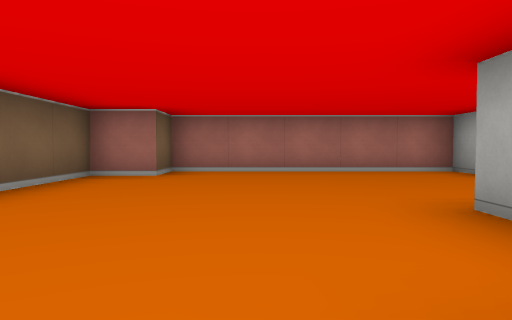
View 1 (above)

23 first-person views from a walk through a cub3D ray-caster map. The camera is about half as high as the walls, tilts 2° down and sees 70° across. The floor is counted in squares. Each view is taken from the middle of a square. On the plan, view 1 faces up. The plan holds only what a view shows up to about 9 squares ahead; the rest is blank.

View 2
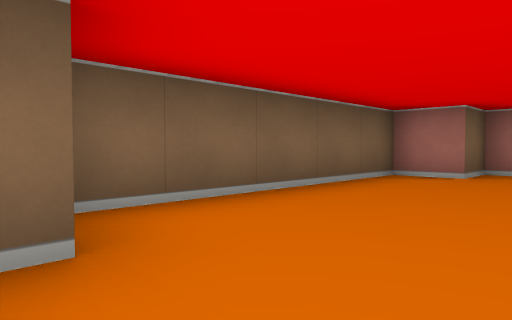

View 3
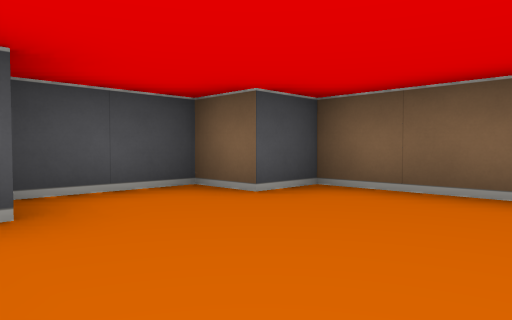

View 4
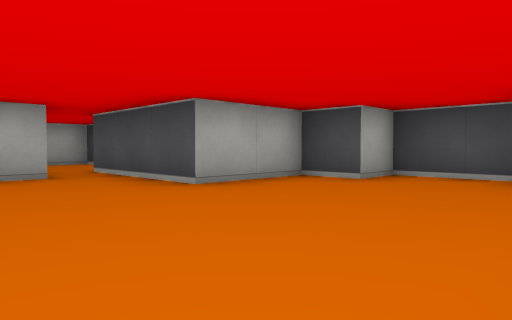

View 5
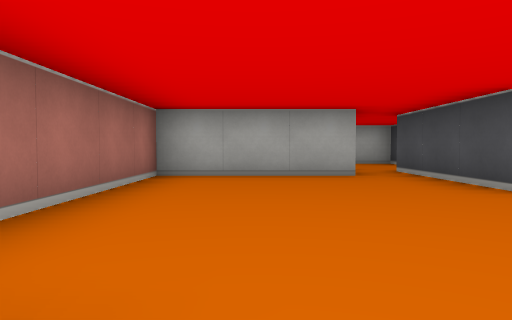

View 6
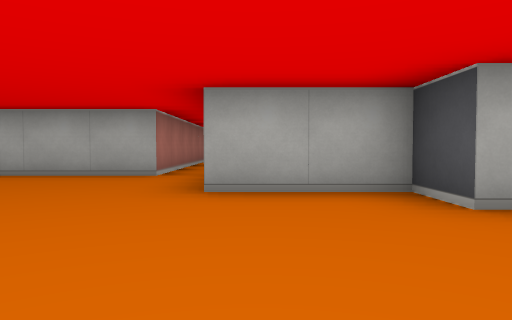

View 7
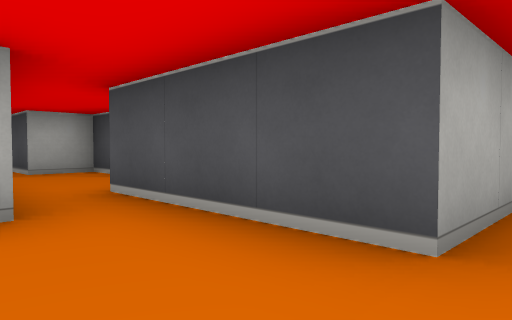

View 8
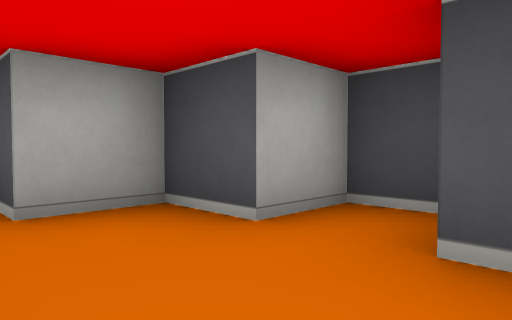

View 9
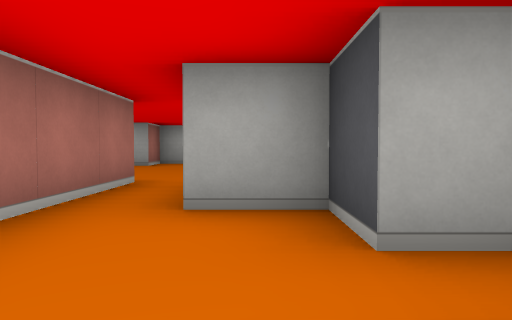

View 10
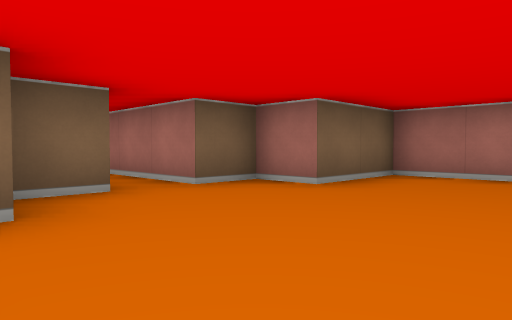

View 11
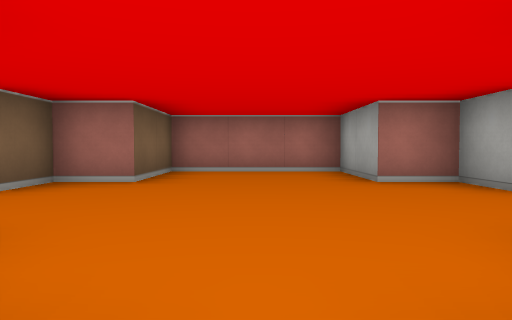

View 12
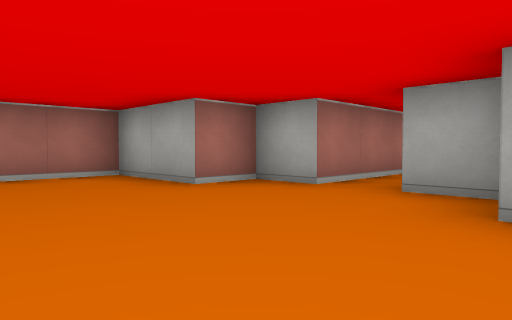

View 13
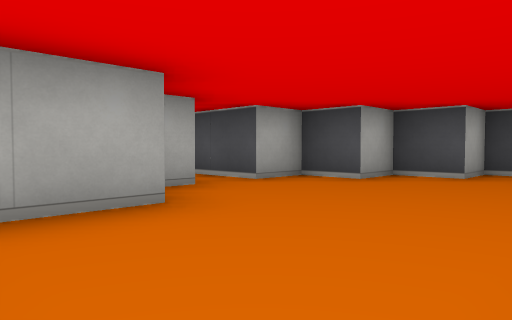

View 14
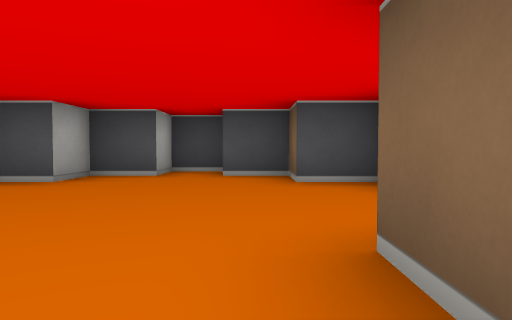

View 15
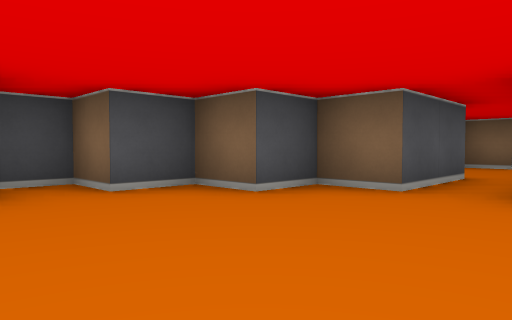

View 16
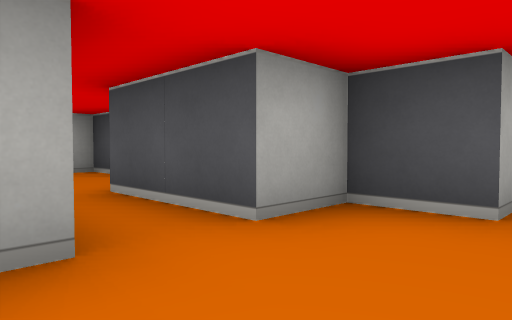

View 17
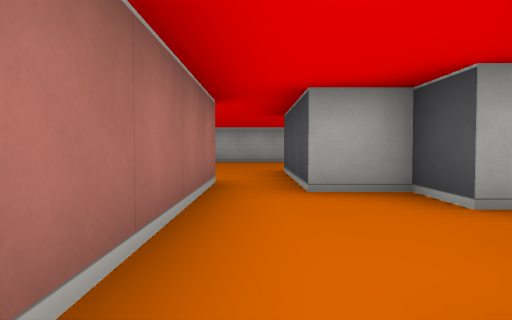

View 18
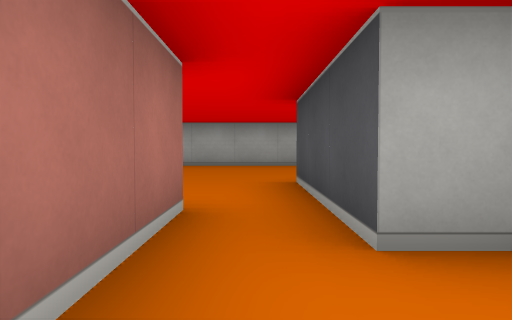

View 19
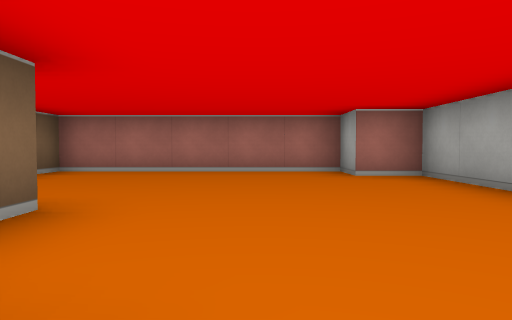

View 20
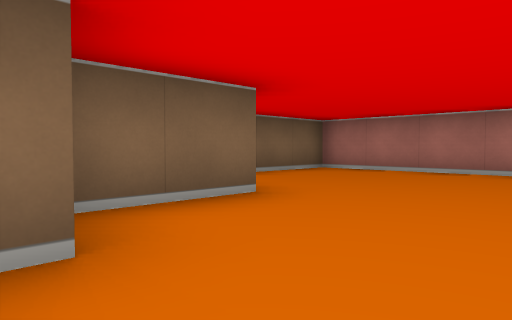

View 21
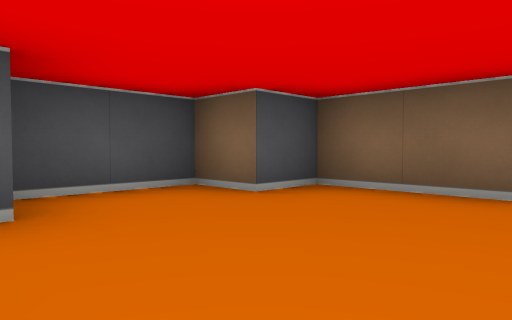

View 22
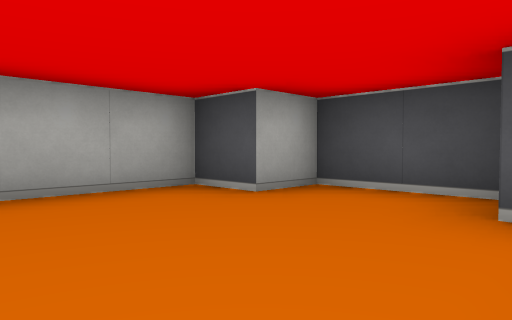

View 23
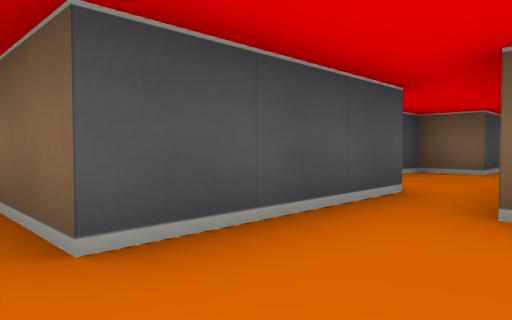

### Floor plan
Points are (right, up) in squares from view 1. A wall is a line through its corners. A room is listed if a view was taken in it or the views show most of it. See-through windows are left out.
Room 1 (views 1, 2, 3, 4, 5, 6, 7)
walls: (4.5, 3.5) (3.5, 3.5) (3.5, 6.5) (-1.5, 6.5) (-1.5, 5.5) (-2.5, 5.5) (-2.5, 0.5) (-1.5, 0.5) (-1.5, -0.5) (0.5, -0.5) (0.5, 0.5) (1.5, 0.5) (1.5, 2.5) (4.5, 2.5)
ways out: opening at (4, 3) to room 2
Room 2 (views 8, 9)
walls: (5.8, 0.5) (6.5, 0.5) (6.5, 1.5) (7.5, 1.5) (7.5, 2.5) (9.5, 2.5); (4.5, 2.5) (4.5, 1.6); (9.5, 3.5) (4.5, 3.5)
ways out: opening at (4, 3) to room 1; opening at (10, 3) to room 3
Room 3 (views 10, 11, 12, 13, 14, 15, 16, 17)
walls: (9.5, 2.5) (9.5, 1.5) (10.5, 1.5) (10.5, 0.5) (11.5, 0.5) (11.5, -0.5) (12.5, -0.5) (12.5, 0.5) (13.5, 0.5) (13.5, 1.5) (14.5, 1.5) (14.5, 2.5) (16.5, 2.5); (16.5, 3.5) (14.5, 3.5) (14.5, 4.5) (13.5, 4.5) (13.5, 6.5) (10.5, 6.5) (10.5, 4.5) (9.5, 4.5) (9.5, 3.5)
ways out: opening at (10, 3) to room 2; opening at (16, 3) to room 4
Room 4 (view 18)
walls: (18.5, 1.5) (19.5, 1.5) (19.5, 2.5) (20.5, 2.5); (16.5, 2.5) (16.5, 1.5) (17.2, 1.5); (20.5, 3.5) (16.5, 3.5)
ways out: opening at (16, 3) to room 3; opening at (21, 3) to room 5
Room 5 (views 19, 20, 21, 22, 23)
walls: (20.5, 2.5) (22.5, 2.5) (22.5, 0.5) (23.5, 0.5) (23.5, -0.5) (25.5, -0.5) (25.5, 0.5) (26.5, 0.5) (26.5, 5.5) (25.5, 5.5) (25.5, 6.5) (20.5, 6.5) (20.5, 3.5)
ways out: opening at (21, 3) to room 4

Where each view was taken, in squares from view 1:
view 1: 0 up, 0 right, facing up
view 2: 0 up, 0 right, facing up-left
view 3: 3 up, 1 right, facing down-left
view 4: 5 up, 2 left, facing down-right
view 5: 5 up, 2 left, facing right
view 6: 2 up, 2 left, facing right
view 7: 4 up, 1 right, facing down-right
view 8: 3 up, 5 right, facing down-right
view 9: 2 up, 5 right, facing right
view 10: 1 up, 13 right, facing up-left
view 11: 0 up, 12 right, facing up
view 12: 1 up, 11 right, facing up-right
view 13: 6 up, 11 right, facing down-right
view 14: 6 up, 11 right, facing down
view 15: 4 up, 13 right, facing down-left
view 16: 4 up, 13 right, facing down-right
view 17: 3 up, 16 right, facing right
view 18: 3 up, 18 right, facing right
view 19: 0 up, 24 right, facing up
view 20: 0 up, 25 right, facing up-left
view 21: 3 up, 26 right, facing down-left
view 22: 3 up, 23 right, facing down-right
view 23: 4 up, 23 right, facing down-left
